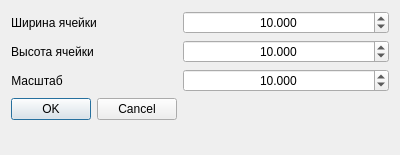
<?xml version="1.0" encoding="UTF-8"?>
<ui version="4.0">
 <class>GridParameters</class>
 <widget class="QWidget" name="GridParameters">
  <property name="geometry">
   <rect>
    <x>0</x>
    <y>0</y>
    <width>400</width>
    <height>155</height>
   </rect>
  </property>
  <property name="windowTitle">
   <string>Параметры сетки</string>
  </property>
  <layout class="QFormLayout" name="formLayout">
   <item row="0" column="0">
    <widget class="QLabel" name="cell_width_label">
     <property name="text">
      <string>Ширина ячейки</string>
     </property>
     <property name="alignment">
      <set>Qt::AlignCenter</set>
     </property>
    </widget>
   </item>
   <item row="0" column="1">
    <widget class="QDoubleSpinBox" name="cell_width_double_spin_box">
     <property name="alignment">
      <set>Qt::AlignCenter</set>
     </property>
     <property name="decimals">
      <number>3</number>
     </property>
     <property name="maximum">
      <double>100000.000000000000000</double>
     </property>
     <property name="singleStep">
      <double>0.500000000000000</double>
     </property>
     <property name="value">
      <double>10.000000000000000</double>
     </property>
    </widget>
   </item>
   <item row="1" column="0">
    <widget class="QLabel" name="cell_height_label">
     <property name="text">
      <string>Высота ячейки</string>
     </property>
     <property name="alignment">
      <set>Qt::AlignCenter</set>
     </property>
    </widget>
   </item>
   <item row="1" column="1">
    <widget class="QDoubleSpinBox" name="cell_height_double_spin_box">
     <property name="alignment">
      <set>Qt::AlignCenter</set>
     </property>
     <property name="decimals">
      <number>3</number>
     </property>
     <property name="maximum">
      <double>100000.000000000000000</double>
     </property>
     <property name="singleStep">
      <double>0.500000000000000</double>
     </property>
     <property name="value">
      <double>10.000000000000000</double>
     </property>
    </widget>
   </item>
   <item row="2" column="0">
    <widget class="QLabel" name="scale_label">
     <property name="text">
      <string>Масштаб</string>
     </property>
     <property name="alignment">
      <set>Qt::AlignCenter</set>
     </property>
    </widget>
   </item>
   <item row="2" column="1">
    <widget class="QDoubleSpinBox" name="scale_double_spin_box">
     <property name="alignment">
      <set>Qt::AlignCenter</set>
     </property>
     <property name="decimals">
      <number>3</number>
     </property>
     <property name="maximum">
      <double>100000.000000000000000</double>
     </property>
     <property name="singleStep">
      <double>0.500000000000000</double>
     </property>
     <property name="value">
      <double>10.000000000000000</double>
     </property>
    </widget>
   </item>
   <item row="3" column="0">
    <widget class="QDialogButtonBox" name="save_changes_button_box">
     <property name="standardButtons">
      <set>QDialogButtonBox::Cancel|QDialogButtonBox::Ok</set>
     </property>
    </widget>
   </item>
  </layout>
 </widget>
 <resources/>
 <connections/>
</ui>
